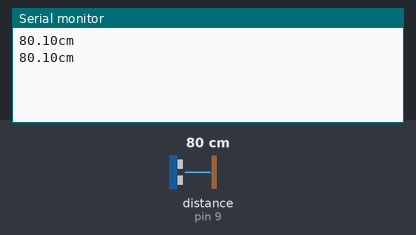
Bench run of a sketch on a simulated Arduino Uno, built with avr-gcc and run on an emulated ATmega328P. Parts: the last lines printed to the serial monitor. Wiring (inferred from the names in the program): ultrasonic range finder: trigger pin 8; echo pin 9. The test bench sets the inputs (shaded band); at power-on: distance to the obstacle (sensor on pin 9) 80 cm. The echo pulse lasts 58.3 µs per cm.

Above: at 1.8 s.
1.9 s: distance to the obstacle (sensor on pin 9) set to 2 cm
At 2.6 s:
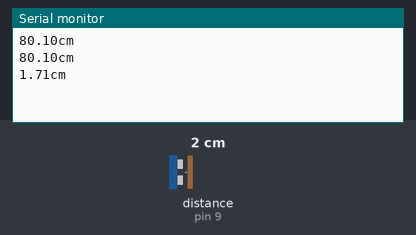
3.4 s: distance to the obstacle (sensor on pin 9) set to 4 cm
At 4.8 s:
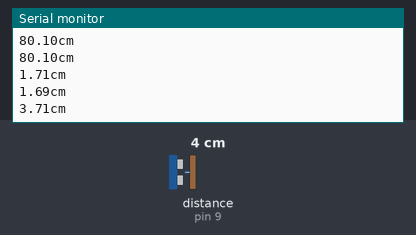
Timing chart, 0 to 6.4 s (numbered marks = the images above; inputs shaded):
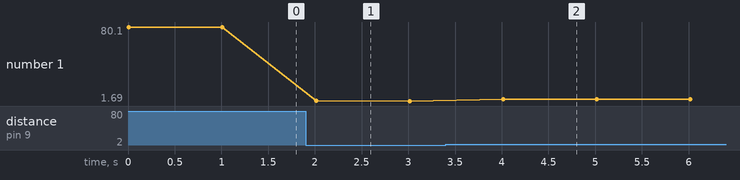

The sketch:

sonic_distance.ino
```cpp
const int TrigPin=8;
const int EchoPin=9;
float cm ;

void setup() {
  // put your setup code here, to run once:
  Serial.begin(9600);
  pinMode(TrigPin, OUTPUT);
  pinMode(EchoPin, INPUT);
}

void loop() {
  // put your main code here, to run repeatedly:
  digitalWrite(TrigPin,LOW);
  delayMicroseconds(2);
  digitalWrite(TrigPin,HIGH);
  delayMicroseconds(10);
  digitalWrite(TrigPin,LOW);

  cm = pulseIn(EchoPin,HIGH)/58.0;
  Serial.print(cm);
  Serial.print("cm");
  Serial.println();
  delay(1000);
}
```

Measured:
- after the input at 1.9 s, the serial monitor: prints a new line after 0.11 s (image 1)
- after the input at 3.4 s, the serial monitor: prints a new line after 0.61 s (image 2)
- plotted number 1: 80.1 → 1.69 after the input at 1.9 s, 1.69 → 3.71 after the input at 3.4 s
